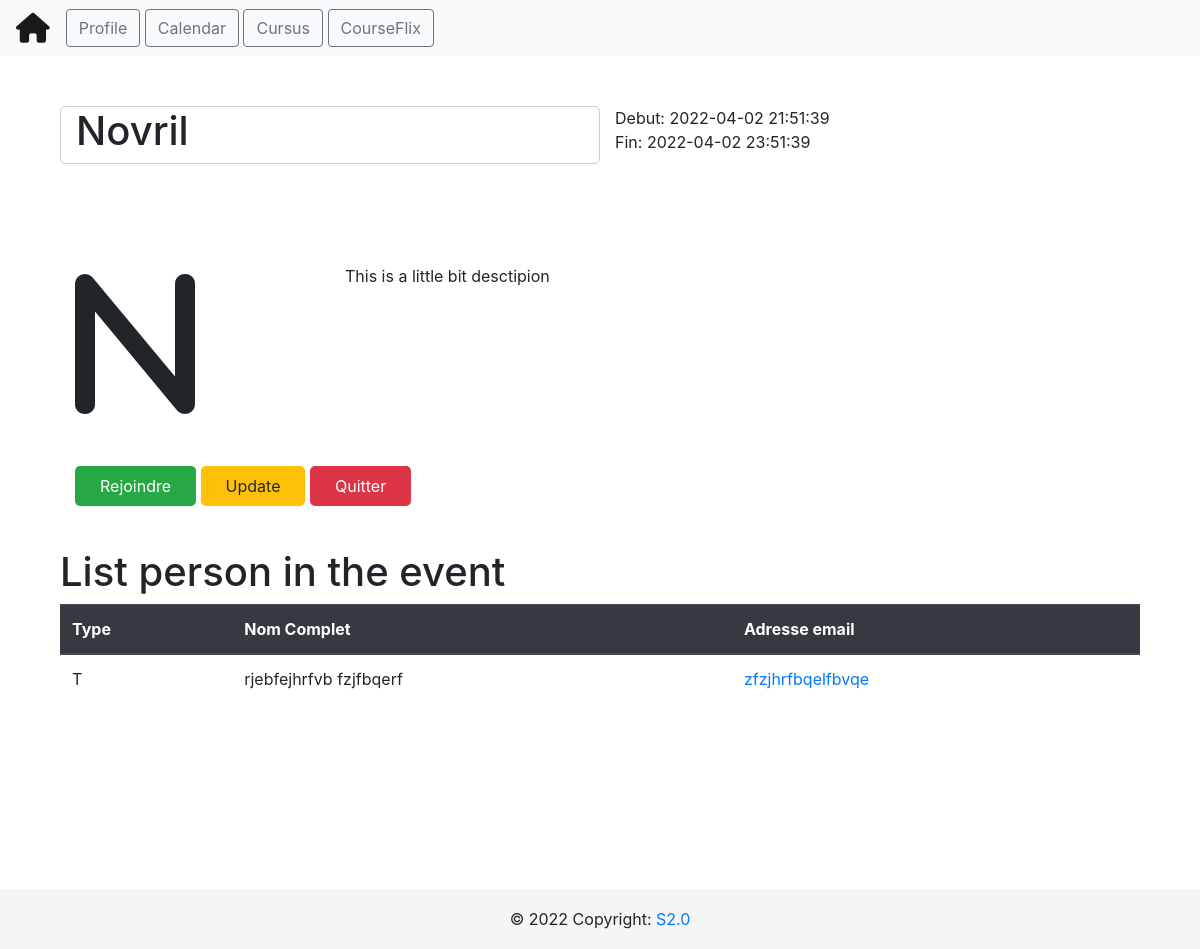
The page /calendar/event/1 on the database as committed earlier.
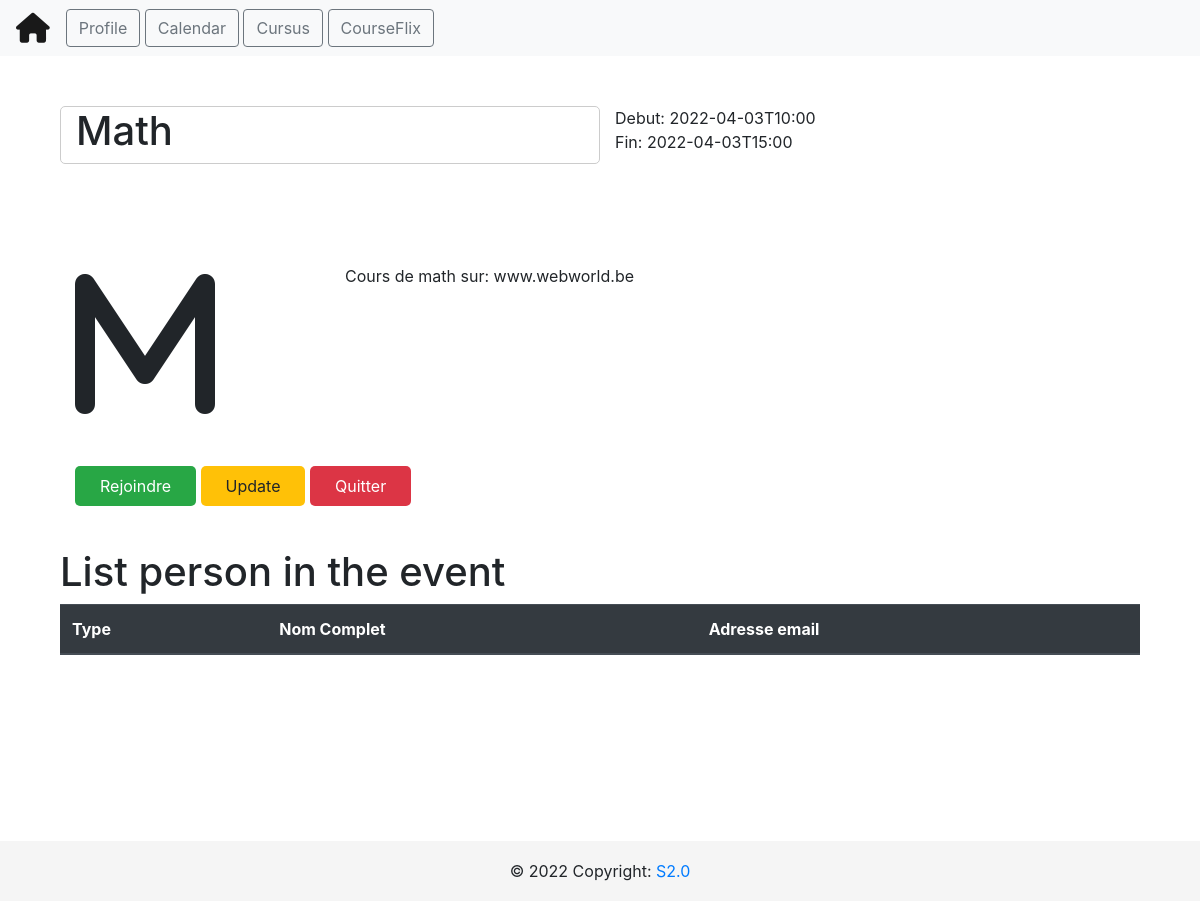
The same page on the database as committed later.
### tables this page shows
CREATE TABLE events (
                        event_id INTEGER NOT NULL, 
                        title VARCHAR(100), 
                        date_from INTEGER, 
                        date_to INTEGER, 
                        organizer INTEGER, event_description TEXT, category_id INTEGER, 
                        PRIMARY KEY (event_id)
                    );

CREATE TABLE person (
            person_id INTEGER NOT NULL, 
            lastname VARCHAR(100), 
            firstname VARCHAR(100), 
            person_type VARCHAR(100), 
            email VARCHAR(100), 
            phone VARCHAR(100), 
            passwords VARCHAR(100), 
            PRIMARY KEY (person_id)
        );

### app.py (the view)
@api.route("/calendar/event/<int:id>")
def get_event(id):
    cursor = db.cursor()
    cursor.execute("SELECT * FROM events WHERE event_id = {}".format(id))
    rows = cursor.fetchall()
    event = rows
    cursor.execute("SELECT * FROM event_attendes WHERE event_id = {}".format(id))
    rows = cursor.fetchall()
    person_attendes = rows
    persons = []
    for i in range(len(person_attendes)):
        cursor.execute(
            "SELECT * FROM person WHERE person_id = {}".format(person_attendes[i][2])
        )
        rows = cursor.fetchall()
        persons.append(
            {
                "id": rows[0][0],
                "lastname": rows[0][1],
                "firstname": rows[0][2],
                "person_type": rows[0][3],
                "email": rows[0][4],
            }
        )
    return render_template(
        "view_event.html",
        event={
            "event_id": event[0][0],
            "title": event[0][1],
            "start": event[0][2],
            "end": event[0][3],
            "organizer": event[0][4],
            "description": event[0][5],
            "category_id": event[0][6],
        },
        persons=persons,
    )

### templates/view_event.html (shortened to what this page needs)
{% extends "layout.html" %} {% block title %} {{event.title}} {% endblock %} {%
block head %} {{ super() }}
{% endblock %} {% block content %}
<section>
  <div class="container">
    <div class="row row-event event-header">
      <div class="col-md-6 event-title">
        <h1>{{event.title}}</h1>
      </div>
      <div class="col-md-6">
        <div class="row">
          <div class="col-md-12 event-date">Debut: {{event.start}}</div>
        </div>
        <div class="row">
          <div class="col-md-12 event-date">Fin: {{event.end}}</div>
        </div>
      </div>
    </div>
    <div class="row row-event">
      <div class="col-md-3 event-icon">
        <i class="fa-solid fa-{{event.title[0]|lower}} fa-10x"></i>
      </div>
      <div class="col-md-6 event-description">
        <div class="row">
          <div class="col-md-12">{{event.description}}</div>
        </div>
      </div>
    </div>
    <div class="row row-event">
      <div class="col-md-6">
        <a href="#" class="btn-event btn-success">Rejoindre</a>
        <a href="#" class="btn-event btn-warning" id="updater">Update</a>
        <a href="#" class="btn-event btn-danger">Quitter</a>
      </div>
    </div>
  </div>
</section>
<section>
  <div class="container">
    <div class="row">
      <div class="col-md-12">
        <h1>List person in the event</h1>
      </div>
    </div>
    <div class="row">
      <div class="col-md-12">
        <table class="table">
          <thead class="thead-dark">
            <th>Type</th>
            <th>Nom Complet</th>
            <th>Adresse email</th>
          </thead>
          <tbody>
            {% for person in persons %} {% if person.person_type == "teacher" %}
            <tr class="table-row-teacher">
              {%else %}
            <tr>
              {%endif %}
              <td>{{person.person_type}}</td>
              <td>{{person.firstname}} {{person.lastname}}</td>
              <td><a href="mailto:{{person.email}}">{{person.email}}</a></td>
            </tr>
            {% endfor %}
          </tbody>
        </table>
      </div>
    </div>
  </div>
</section>
{% endblock %}

Rows that differ between the two databases and show on the page:
no longer on this page (row edited): person: person_type "T", firstname "rjebfejhrfvb", lastname "fzjfbqerf", email "zfzjhrfbqelfbvqe"
changed events: title "Novril" → "Math"; start "2022-04-02 21:51:39" → "2022-04-03T10:00"; end "2022-04-02 23:51:39" → "2022-04-03T15:00"; description "This is a little bit desctipion" → "Cours de math sur: www.webworld.be"
